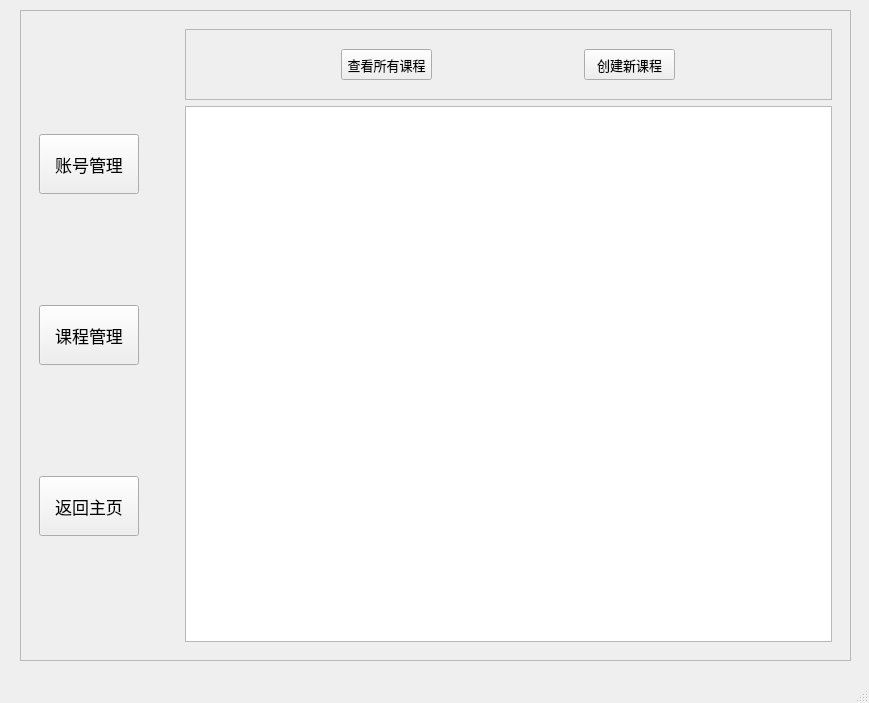
<?xml version="1.0" encoding="UTF-8"?>
<ui version="4.0">
 <class>TeacherWindow</class>
 <widget class="QMainWindow" name="TeacherWindow">
  <property name="geometry">
   <rect>
    <x>0</x>
    <y>0</y>
    <width>869</width>
    <height>703</height>
   </rect>
  </property>
  <property name="windowTitle">
   <string>欢迎你</string>
  </property>
  <widget class="QWidget" name="centralwidget">
   <widget class="QFrame" name="frame">
    <property name="geometry">
     <rect>
      <x>20</x>
      <y>10</y>
      <width>831</width>
      <height>651</height>
     </rect>
    </property>
    <property name="minimumSize">
     <size>
      <width>761</width>
      <height>581</height>
     </size>
    </property>
    <property name="frameShape">
     <enum>QFrame::StyledPanel</enum>
    </property>
    <property name="frameShadow">
     <enum>QFrame::Raised</enum>
    </property>
    <layout class="QHBoxLayout" name="horizontalLayout">
     <item>
      <widget class="QFrame" name="frame_2">
       <property name="minimumSize">
        <size>
         <width>140</width>
         <height>441</height>
        </size>
       </property>
       <property name="maximumSize">
        <size>
         <width>140</width>
         <height>1000</height>
        </size>
       </property>
       <property name="layoutDirection">
        <enum>Qt::LeftToRight</enum>
       </property>
       <layout class="QVBoxLayout" name="verticalLayout">
        <item>
         <widget class="QPushButton" name="account_button">
          <property name="minimumSize">
           <size>
            <width>100</width>
            <height>60</height>
           </size>
          </property>
          <property name="maximumSize">
           <size>
            <width>100</width>
            <height>60</height>
           </size>
          </property>
          <property name="font">
           <font>
            <family>微软雅黑</family>
            <pointsize>13</pointsize>
           </font>
          </property>
          <property name="text">
           <string>账号管理</string>
          </property>
          <property name="autoDefault">
           <bool>false</bool>
          </property>
         </widget>
        </item>
        <item>
         <widget class="QPushButton" name="course_button">
          <property name="minimumSize">
           <size>
            <width>100</width>
            <height>60</height>
           </size>
          </property>
          <property name="maximumSize">
           <size>
            <width>100</width>
            <height>60</height>
           </size>
          </property>
          <property name="font">
           <font>
            <family>微软雅黑</family>
            <pointsize>13</pointsize>
           </font>
          </property>
          <property name="text">
           <string>课程管理</string>
          </property>
          <property name="autoDefault">
           <bool>false</bool>
          </property>
         </widget>
        </item>
        <item>
         <widget class="QPushButton" name="back_button">
          <property name="minimumSize">
           <size>
            <width>100</width>
            <height>60</height>
           </size>
          </property>
          <property name="maximumSize">
           <size>
            <width>100</width>
            <height>60</height>
           </size>
          </property>
          <property name="font">
           <font>
            <family>微软雅黑</family>
            <pointsize>13</pointsize>
           </font>
          </property>
          <property name="text">
           <string>返回主页</string>
          </property>
          <property name="autoDefault">
           <bool>false</bool>
          </property>
         </widget>
        </item>
       </layout>
      </widget>
     </item>
     <item>
      <widget class="QStackedWidget" name="stackedWidget">
       <property name="currentIndex">
        <number>3</number>
       </property>
       <widget class="QWidget" name="main_page">
        <layout class="QHBoxLayout" name="horizontalLayout_3">
         <item>
          <widget class="QLabel" name="label">
           <property name="font">
            <font>
             <family>微软雅黑</family>
             <pointsize>50</pointsize>
             <weight>75</weight>
             <bold>true</bold>
            </font>
           </property>
           <property name="text">
            <string>&lt;html&gt;&lt;head/&gt;&lt;body&gt;&lt;p align=&quot;center&quot;&gt;&lt;span style=&quot; font-size:36pt;&quot;&gt;欢迎你，教师xxx&lt;/span&gt;&lt;/p&gt;&lt;/body&gt;&lt;/html&gt;</string>
           </property>
           <property name="textInteractionFlags">
            <set>Qt::LinksAccessibleByMouse|Qt::TextEditable</set>
           </property>
          </widget>
         </item>
        </layout>
       </widget>
       <widget class="QWidget" name="info_page">
        <layout class="QVBoxLayout" name="verticalLayout_4">
         <item>
          <widget class="QFrame" name="frame_4">
           <property name="minimumSize">
            <size>
             <width>0</width>
             <height>441</height>
            </size>
           </property>
           <property name="frameShape">
            <enum>QFrame::StyledPanel</enum>
           </property>
           <property name="frameShadow">
            <enum>QFrame::Raised</enum>
           </property>
           <layout class="QVBoxLayout" name="verticalLayout_3">
            <item>
             <widget class="QFrame" name="frame_7">
              <property name="minimumSize">
               <size>
                <width>421</width>
                <height>0</height>
               </size>
              </property>
              <property name="frameShape">
               <enum>QFrame::StyledPanel</enum>
              </property>
              <property name="frameShadow">
               <enum>QFrame::Raised</enum>
              </property>
              <layout class="QHBoxLayout" name="horizontalLayout_2">
               <item>
                <widget class="QLabel" name="label_6">
                 <property name="maximumSize">
                  <size>
                   <width>71</width>
                   <height>21</height>
                  </size>
                 </property>
                 <property name="font">
                  <font>
                   <family>微软雅黑</family>
                   <pointsize>14</pointsize>
                  </font>
                 </property>
                 <property name="text">
                  <string>ID</string>
                 </property>
                </widget>
               </item>
               <item>
                <widget class="QLabel" name="ID_label">
                 <property name="font">
                  <font>
                   <family>微软雅黑</family>
                   <pointsize>14</pointsize>
                  </font>
                 </property>
                 <property name="text">
                  <string>ID</string>
                 </property>
                 <property name="textInteractionFlags">
                  <set>Qt::LinksAccessibleByMouse|Qt::TextEditable</set>
                 </property>
                </widget>
               </item>
              </layout>
             </widget>
            </item>
            <item>
             <widget class="QFrame" name="frame_12">
              <property name="minimumSize">
               <size>
                <width>421</width>
                <height>0</height>
               </size>
              </property>
              <property name="frameShape">
               <enum>QFrame::StyledPanel</enum>
              </property>
              <property name="frameShadow">
               <enum>QFrame::Raised</enum>
              </property>
              <layout class="QHBoxLayout" name="horizontalLayout_11">
               <item>
                <widget class="QLabel" name="label_20">
                 <property name="maximumSize">
                  <size>
                   <width>71</width>
                   <height>21</height>
                  </size>
                 </property>
                 <property name="font">
                  <font>
                   <family>微软雅黑</family>
                   <pointsize>14</pointsize>
                  </font>
                 </property>
                 <property name="text">
                  <string>姓名</string>
                 </property>
                </widget>
               </item>
               <item>
                <widget class="QLabel" name="name_label">
                 <property name="font">
                  <font>
                   <family>微软雅黑</family>
                   <pointsize>14</pointsize>
                  </font>
                 </property>
                 <property name="text">
                  <string>ID</string>
                 </property>
                </widget>
               </item>
              </layout>
             </widget>
            </item>
            <item>
             <widget class="QFrame" name="frame_11">
              <property name="minimumSize">
               <size>
                <width>421</width>
                <height>0</height>
               </size>
              </property>
              <property name="frameShape">
               <enum>QFrame::StyledPanel</enum>
              </property>
              <property name="frameShadow">
               <enum>QFrame::Raised</enum>
              </property>
              <layout class="QHBoxLayout" name="horizontalLayout_10">
               <item>
                <widget class="QLabel" name="label_18">
                 <property name="maximumSize">
                  <size>
                   <width>71</width>
                   <height>21</height>
                  </size>
                 </property>
                 <property name="font">
                  <font>
                   <family>微软雅黑</family>
                   <pointsize>14</pointsize>
                  </font>
                 </property>
                 <property name="text">
                  <string>性别</string>
                 </property>
                </widget>
               </item>
               <item>
                <widget class="QLabel" name="gender_label">
                 <property name="font">
                  <font>
                   <family>微软雅黑</family>
                   <pointsize>14</pointsize>
                  </font>
                 </property>
                 <property name="text">
                  <string>ID</string>
                 </property>
                </widget>
               </item>
              </layout>
             </widget>
            </item>
            <item>
             <widget class="QFrame" name="frame_8">
              <property name="minimumSize">
               <size>
                <width>421</width>
                <height>0</height>
               </size>
              </property>
              <property name="frameShape">
               <enum>QFrame::StyledPanel</enum>
              </property>
              <property name="frameShadow">
               <enum>QFrame::Raised</enum>
              </property>
              <layout class="QHBoxLayout" name="horizontalLayout_7">
               <item>
                <widget class="QLabel" name="label_9">
                 <property name="maximumSize">
                  <size>
                   <width>71</width>
                   <height>21</height>
                  </size>
                 </property>
                 <property name="font">
                  <font>
                   <family>微软雅黑</family>
                   <pointsize>14</pointsize>
                  </font>
                 </property>
                 <property name="text">
                  <string>院系</string>
                 </property>
                </widget>
               </item>
               <item>
                <widget class="QLabel" name="college_label">
                 <property name="font">
                  <font>
                   <family>微软雅黑</family>
                   <pointsize>14</pointsize>
                  </font>
                 </property>
                 <property name="text">
                  <string>ID</string>
                 </property>
                </widget>
               </item>
              </layout>
             </widget>
            </item>
            <item>
             <widget class="QFrame" name="frame_14">
              <property name="minimumSize">
               <size>
                <width>421</width>
                <height>0</height>
               </size>
              </property>
              <property name="frameShape">
               <enum>QFrame::StyledPanel</enum>
              </property>
              <property name="frameShadow">
               <enum>QFrame::Raised</enum>
              </property>
              <layout class="QHBoxLayout" name="horizontalLayout_13">
               <item>
                <widget class="QLabel" name="label_24">
                 <property name="maximumSize">
                  <size>
                   <width>71</width>
                   <height>21</height>
                  </size>
                 </property>
                 <property name="font">
                  <font>
                   <family>微软雅黑</family>
                   <pointsize>14</pointsize>
                  </font>
                 </property>
                 <property name="text">
                  <string>电话</string>
                 </property>
                </widget>
               </item>
               <item>
                <widget class="QLabel" name="phone_label">
                 <property name="font">
                  <font>
                   <family>微软雅黑</family>
                   <pointsize>14</pointsize>
                  </font>
                 </property>
                 <property name="text">
                  <string>ID</string>
                 </property>
                </widget>
               </item>
              </layout>
             </widget>
            </item>
            <item>
             <widget class="QFrame" name="frame_13">
              <property name="minimumSize">
               <size>
                <width>421</width>
                <height>0</height>
               </size>
              </property>
              <property name="frameShape">
               <enum>QFrame::StyledPanel</enum>
              </property>
              <property name="frameShadow">
               <enum>QFrame::Raised</enum>
              </property>
              <layout class="QHBoxLayout" name="horizontalLayout_12">
               <item>
                <widget class="QLabel" name="label_22">
                 <property name="maximumSize">
                  <size>
                   <width>71</width>
                   <height>21</height>
                  </size>
                 </property>
                 <property name="font">
                  <font>
                   <family>微软雅黑</family>
                   <pointsize>14</pointsize>
                  </font>
                 </property>
                 <property name="text">
                  <string>邮箱</string>
                 </property>
                </widget>
               </item>
               <item>
                <widget class="QLabel" name="email_label">
                 <property name="font">
                  <font>
                   <family>微软雅黑</family>
                   <pointsize>14</pointsize>
                  </font>
                 </property>
                 <property name="text">
                  <string>ID</string>
                 </property>
                </widget>
               </item>
              </layout>
             </widget>
            </item>
            <item>
             <widget class="QFrame" name="frame_5">
              <property name="minimumSize">
               <size>
                <width>321</width>
                <height>65</height>
               </size>
              </property>
              <property name="maximumSize">
               <size>
                <width>1000</width>
                <height>65</height>
               </size>
              </property>
              <property name="frameShape">
               <enum>QFrame::StyledPanel</enum>
              </property>
              <property name="frameShadow">
               <enum>QFrame::Raised</enum>
              </property>
              <layout class="QHBoxLayout" name="horizontalLayout_4">
               <item>
                <widget class="QPushButton" name="change_info_button">
                 <property name="minimumSize">
                  <size>
                   <width>75</width>
                   <height>45</height>
                  </size>
                 </property>
                 <property name="maximumSize">
                  <size>
                   <width>75</width>
                   <height>45</height>
                  </size>
                 </property>
                 <property name="font">
                  <font>
                   <family>微软雅黑</family>
                   <pointsize>12</pointsize>
                  </font>
                 </property>
                 <property name="text">
                  <string>修改信息</string>
                 </property>
                 <property name="autoDefault">
                  <bool>false</bool>
                 </property>
                </widget>
               </item>
               <item>
                <widget class="QPushButton" name="change_password_button">
                 <property name="minimumSize">
                  <size>
                   <width>75</width>
                   <height>45</height>
                  </size>
                 </property>
                 <property name="maximumSize">
                  <size>
                   <width>75</width>
                   <height>45</height>
                  </size>
                 </property>
                 <property name="font">
                  <font>
                   <family>微软雅黑</family>
                   <pointsize>12</pointsize>
                  </font>
                 </property>
                 <property name="text">
                  <string>修改密码</string>
                 </property>
                 <property name="autoDefault">
                  <bool>false</bool>
                 </property>
                </widget>
               </item>
               <item>
                <widget class="QPushButton" name="change_password_button_2">
                 <property name="minimumSize">
                  <size>
                   <width>75</width>
                   <height>45</height>
                  </size>
                 </property>
                 <property name="maximumSize">
                  <size>
                   <width>75</width>
                   <height>45</height>
                  </size>
                 </property>
                 <property name="font">
                  <font>
                   <family>微软雅黑</family>
                   <pointsize>12</pointsize>
                  </font>
                 </property>
                 <property name="text">
                  <string>退出账号</string>
                 </property>
                 <property name="autoDefault">
                  <bool>false</bool>
                 </property>
                </widget>
               </item>
              </layout>
             </widget>
            </item>
           </layout>
          </widget>
         </item>
        </layout>
       </widget>
       <widget class="QWidget" name="discuss_page"/>
       <widget class="QWidget" name="course_page">
        <layout class="QVBoxLayout" name="verticalLayout_2">
         <item>
          <widget class="QFrame" name="frame_6">
           <property name="minimumSize">
            <size>
             <width>331</width>
             <height>71</height>
            </size>
           </property>
           <property name="maximumSize">
            <size>
             <width>1000</width>
             <height>71</height>
            </size>
           </property>
           <property name="frameShape">
            <enum>QFrame::StyledPanel</enum>
           </property>
           <property name="frameShadow">
            <enum>QFrame::Raised</enum>
           </property>
           <layout class="QHBoxLayout" name="horizontalLayout_8">
            <item>
             <widget class="QPushButton" name="view_courses_button">
              <property name="minimumSize">
               <size>
                <width>91</width>
                <height>31</height>
               </size>
              </property>
              <property name="maximumSize">
               <size>
                <width>91</width>
                <height>31</height>
               </size>
              </property>
              <property name="font">
               <font>
                <family>微软雅黑</family>
                <pointsize>10</pointsize>
               </font>
              </property>
              <property name="text">
               <string>查看所有课程</string>
              </property>
             </widget>
            </item>
            <item>
             <widget class="QPushButton" name="create_new_course_button">
              <property name="minimumSize">
               <size>
                <width>91</width>
                <height>31</height>
               </size>
              </property>
              <property name="maximumSize">
               <size>
                <width>91</width>
                <height>31</height>
               </size>
              </property>
              <property name="font">
               <font>
                <family>微软雅黑</family>
                <pointsize>10</pointsize>
               </font>
              </property>
              <property name="text">
               <string>创建新课程</string>
              </property>
             </widget>
            </item>
           </layout>
          </widget>
         </item>
         <item>
          <widget class="QTableWidget" name="course_table"/>
         </item>
        </layout>
       </widget>
      </widget>
     </item>
    </layout>
   </widget>
  </widget>
  <widget class="QStatusBar" name="statusbar"/>
  <action name="editInfo">
   <property name="text">
    <string>账户信息</string>
   </property>
  </action>
  <action name="logout">
   <property name="text">
    <string>退出账户</string>
   </property>
  </action>
  <action name="actiona">
   <property name="text">
    <string>查看所有课程</string>
   </property>
  </action>
  <action name="actiona_2">
   <property name="text">
    <string>创建新课程</string>
   </property>
  </action>
  <action name="actionb">
   <property name="text">
    <string>复制已有课程</string>
   </property>
  </action>
  <action name="actionc">
   <property name="text">
    <string>c</string>
   </property>
  </action>
  <action name="actiona_3">
   <property name="text">
    <string>查看讨论区</string>
   </property>
  </action>
  <action name="actionb_2">
   <property name="text">
    <string>b</string>
   </property>
  </action>
  <action name="actionc_2">
   <property name="text">
    <string>c</string>
   </property>
  </action>
  <action name="actiond">
   <property name="text">
    <string>d</string>
   </property>
  </action>
 </widget>
 <resources/>
 <connections/>
</ui>
